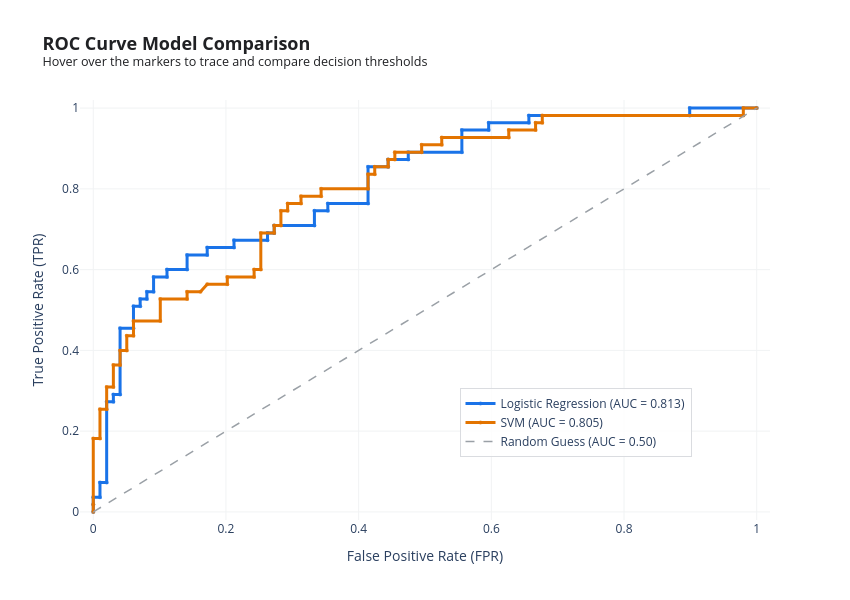

Notebook source saved alongside this figure:
### Markdown cell above
# AUC-ROC
The AUC-ROC measures the entire two-dimensional area underneath the entire ROC curve from (0,0) to (1,1). AUC provides an aggregate measure of performance across all possible classification thresholds.

- An AUC of **1** indicates that the model has perfect discrimination: it correctly classifies all positive and negative instances.
- An AUC of **0.5** suggests the model has no discrimination ability: it is as good as random guessing.
- An AUC of **0** indicates that the model is perfectly wrong: it classifies all positive instances as negative and all negative instances as positive.

In practice, AUC values usually fall between 0.5 (random) and 1 (perfect), with higher values indicating better classification performance.

### Code cell
from sklearn.svm import SVC
from sklearn.metrics import roc_curve, roc_auc_score
from sklearn.preprocessing import StandardScaler

# --- Data Preparation & Model Training ---
# SVM requires feature scaling for optimal boundary performance
scaler = StandardScaler()
X_train_scaled = scaler.fit_transform(X_train)
X_test_scaled = scaler.transform(X_test)

# Train Logistic Regression
lr_model = LogisticRegression(max_iter=1000)
lr_model.fit(X_train, y_train)
lr_scores = lr_model.predict_proba(X_test)[:, 1]

# Train SVM (probability=True is required to enable predict_proba)
svm_model = SVC(probability=True, random_state=42)
svm_model.fit(X_train_scaled, y_train)
svm_scores = svm_model.predict_proba(X_test_scaled)[:, 1]

# --- Generate Evaluation Metrics ---
lr_fpr, lr_tpr, lr_thresholds = roc_curve(y_test, lr_scores)
lr_auc = roc_auc_score(y_test, lr_scores)

svm_fpr, svm_tpr, svm_thresholds = roc_curve(y_test, svm_scores)
svm_auc = roc_auc_score(y_test, svm_scores)

# --- Clean Threshold Displays (Gracefully handling 'inf' for hover tags) ---
lr_thresh_clean = [f"{t:.4f}" if np.isfinite(t) else "inf (Start)" for t in lr_thresholds]
svm_thresh_clean = [f"{t:.4f}" if np.isfinite(t) else "inf (Start)" for t in svm_thresholds]

# --- Build Plotly Visualization ---
fig = go.Figure()

# 1. Logistic Regression Trace
fig.add_trace(go.Scatter(
    x=lr_fpr,
    y=lr_tpr,
    mode='lines+markers',
    name=f'Logistic Regression (AUC = {lr_auc:.3f})',
    line=dict(color='#1A73E8', width=3),         # Modern Tech Blue
    marker=dict(size=4, opacity=0.7),
    text=lr_thresh_clean,
    hovertemplate=(
        "<b>Logistic Regression</b><br>" +
        "Threshold: %{text}<br>" +
        "FPR: %{x:.4f}<br>" +
        "TPR: %{y:.4f}<br><extra></extra>"
    )
))

# 2. SVM Trace
fig.add_trace(go.Scatter(
    x=svm_fpr,
    y=svm_tpr,
    mode='lines+markers',
    name=f'SVM (AUC = {svm_auc:.3f})',
    line=dict(color='#E37400', width=3),         # Distinct Vibrant Amber
    marker=dict(size=4, opacity=0.7),
    text=svm_thresh_clean,
    hovertemplate=(
        "<b>Support Vector Machine</b><br>" +
        "Threshold: %{text}<br>" +
        "FPR: %{x:.4f}<br>" +
        "TPR: %{y:.4f}<br><extra></extra>"
    )
))

# 3. Random Baseline Reference Line
fig.add_trace(go.Scatter(
    x=[0, 1],
    y=[0, 1],
    mode='lines',
    name='Random Guess (AUC = 0.50)',
    line=dict(color='#9AA0A6', width=1.5, dash='dash'),
    hoverinfo='skip'                             # Keeps baseline quiet on hover
))

# 4. Clean, Contemporary Layout Styling
fig.update_layout(
    title=dict(
        text='<b>ROC Curve Model Comparison</b><br><sup>Hover over the markers to trace and compare decision thresholds</sup>',
        font=dict(size=18, color='#202124'),
        x=0.05
    ),
    xaxis=dict(
        title='False Positive Rate (FPR)',
        range=[-0.02, 1.02],
        gridcolor='#F1F3F4',
        zeroline=False
    ),
    yaxis=dict(
        title='True Positive Rate (TPR)',
        range=[-0.02, 1.02],
        gridcolor='#F1F3F4',
        zeroline=False
    ),
    width=850,
    height=600,
    plot_bgcolor='white',
    paper_bgcolor='white',
    legend=dict(
        x=0.55,
        y=0.15,
        bgcolor='rgba(255, 255, 255, 0.85)',
        bordercolor='#DADCE0',
        borderwidth=1
    ),
    hovermode='closest'
)

# Render Chart
fig.show()

### Figure 1 — Plotly figure (JSON) as saved in the notebook; plotly's stock layout.template omitted (floating-point values rounded to 4 significant figures)
{"data": [{"hovertemplate": "<b>Logistic Regression</b><br>Threshold: %{text}<br>FPR: %{x:.4f}<br>TPR: %{y:.4f}<br><extra></extra>", "line": {"color": "#1A73E8", "width": 3}, "marker": {"opacity": 0.7, "size": 4}, "mode": "lines+markers", "name": "Logistic Regression (AUC = 0.813)", "text": ["inf (Start)", "0.9712", "0.9681", "0.9563", "0.9026", "0.8973", "0.8010", "0.7782", "0.7779", "0.7773", "0.7329", "0.7243", "0.6833", "0.6752", "0.6610", "0.6608", "0.6556", "0.6497", "0.6394", "0.6167", "0.6058", "0.5837", "0.5504", "0.5395", "0.5342", "0.5030", "0.5024", "0.4204", "0.4202", "0.4086", "0.3809", "0.3390", "0.3272", "0.3030", "0.3027", "0.2573", "0.2407", "0.2253", "0.2251", "0.2084", "0.2049", "0.1635", "0.1404", "0.1282", "0.1270", "0.1145", "0.1143", "0.0415", "0.0405", "0.0042"], "type": "scatter", "x": [0, 0, 0, 0.0101, 0.0101, 0.0202, 0.0202, 0.0303, 0.0303, 0.0404, 0.0404, 0.06061, 0.06061, 0.07071, 0.07071, 0.08081, 0.08081, 0.09091, 0.09091, 0.1111, 0.1111, 0.1414, 0.1414, 0.1717, 0.1717, 0.2121, 0.2121, 0.2626, 0.2626, 0.2727, 0.2727, 0.3333, 0.3333, 0.3535, 0.3535, 0.4141, 0.4141, 0.4444, 0.4444, 0.4747, 0.4747, 0.5556, 0.5556, 0.596, 0.596, 0.6566, 0.6566, 0.899, 0.899, 1], "y": [0, 0.01818, 0.03636, 0.03636, 0.07273, 0.07273, 0.2727, 0.2727, 0.2909, 0.2909, 0.4545, 0.4545, 0.5091, 0.5091, 0.5273, 0.5273, 0.5455, 0.5455, 0.5818, 0.5818, 0.6, 0.6, 0.6364, 0.6364, 0.6545, 0.6545, 0.6727, 0.6727, 0.6909, 0.6909, 0.7091, 0.7091, 0.7455, 0.7455, 0.7636, 0.7636, 0.8545, 0.8545, 0.8727, 0.8727, 0.8909, 0.8909, 0.9455, 0.9455, 0.9636, 0.9636, 0.9818, 0.9818, 1, 1]}, {"hovertemplate": "<b>Support Vector Machine</b><br>Threshold: %{text}<br>FPR: %{x:.4f}<br>TPR: %{y:.4f}<br><extra></extra>", "line": {"color": "#E37400", "width": 3}, "marker": {"opacity": 0.7, "size": 4}, "mode": "lines+markers", "name": "SVM (AUC = 0.805)", "text": ["inf (Start)", "0.9434", "0.8320", "0.8220", "0.7899", "0.7846", "0.7666", "0.7610", "0.7557", "0.7361", "0.7256", "0.7249", "0.7101", "0.7046", "0.6918", "0.6663", "0.5770", "0.5221", "0.5101", "0.5091", "0.5000", "0.4820", "0.4568", "0.4397", "0.4192", "0.4179", "0.3789", "0.3746", "0.3533", "0.3518", "0.3422", "0.3415", "0.3352", "0.3224", "0.3206", "0.3117", "0.2985", "0.2581", "0.2509", "0.2465", "0.2426", "0.2357", "0.2323", "0.2234", "0.2184", "0.1845", "0.1830", "0.1707", "0.1681", "0.1405", "0.1380", "0.1238", "0.1163", "0.1112", "0.1098", "0.0714", "0.0707", "0.0608"], "type": "scatter", "x": [0, 0, 0, 0.0101, 0.0101, 0.0202, 0.0202, 0.0303, 0.0303, 0.0404, 0.0404, 0.05051, 0.05051, 0.06061, 0.06061, 0.101, 0.101, 0.1414, 0.1414, 0.1616, 0.1717, 0.202, 0.202, 0.2424, 0.2424, 0.2525, 0.2525, 0.2727, 0.2727, 0.2828, 0.2828, 0.2929, 0.2929, 0.3131, 0.3131, 0.3434, 0.3434, 0.4141, 0.4141, 0.4242, 0.4242, 0.4444, 0.4444, 0.4545, 0.4545, 0.4949, 0.4949, 0.5253, 0.5253, 0.6263, 0.6263, 0.6667, 0.6667, 0.6768, 0.6768, 0.9798, 0.9798, 1], "y": [0, 0.01818, 0.1818, 0.1818, 0.2545, 0.2545, 0.3091, 0.3091, 0.3636, 0.3636, 0.4, 0.4, 0.4364, 0.4364, 0.4727, 0.4727, 0.5273, 0.5273, 0.5455, 0.5455, 0.5636, 0.5636, 0.5818, 0.5818, 0.6, 0.6, 0.6909, 0.6909, 0.7091, 0.7091, 0.7455, 0.7455, 0.7636, 0.7636, 0.7818, 0.7818, 0.8, 0.8, 0.8364, 0.8364, 0.8545, 0.8545, 0.8727, 0.8727, 0.8909, 0.8909, 0.9091, 0.9091, 0.9273, 0.9273, 0.9455, 0.9455, 0.9636, 0.9636, 0.9818, 0.9818, 1, 1]}, {"hoverinfo": "skip", "line": {"color": "#9AA0A6", "dash": "dash", "width": 1.5}, "mode": "lines", "name": "Random Guess (AUC = 0.50)", "type": "scatter", "x": [0, 1], "y": [0, 1]}], "layout": {"height": 600, "hovermode": "closest", "legend": {"bgcolor": "rgba(255, 255, 255, 0.85)", "bordercolor": "#DADCE0", "borderwidth": 1, "x": 0.55, "y": 0.15}, "paper_bgcolor": "white", "plot_bgcolor": "white", "title": {"font": {"color": "#202124", "size": 18}, "text": "<b>ROC Curve Model Comparison</b><br><sup>Hover over the markers to trace and compare decision thresholds</sup>", "x": 0.05}, "width": 850, "xaxis": {"gridcolor": "#F1F3F4", "range": [-0.02, 1.02], "title": {"text": "False Positive Rate (FPR)"}, "zeroline": false}, "yaxis": {"gridcolor": "#F1F3F4", "range": [-0.02, 1.02], "title": {"text": "True Positive Rate (TPR)"}, "zeroline": false}}}
